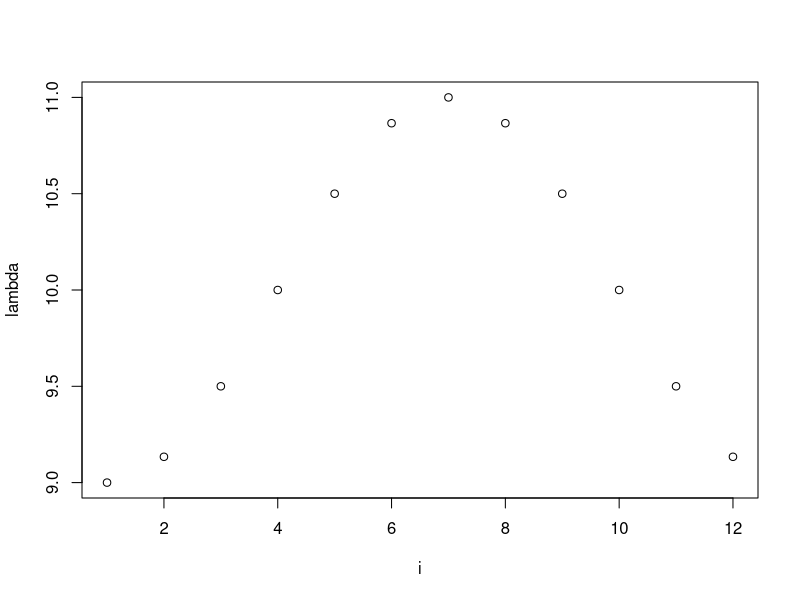
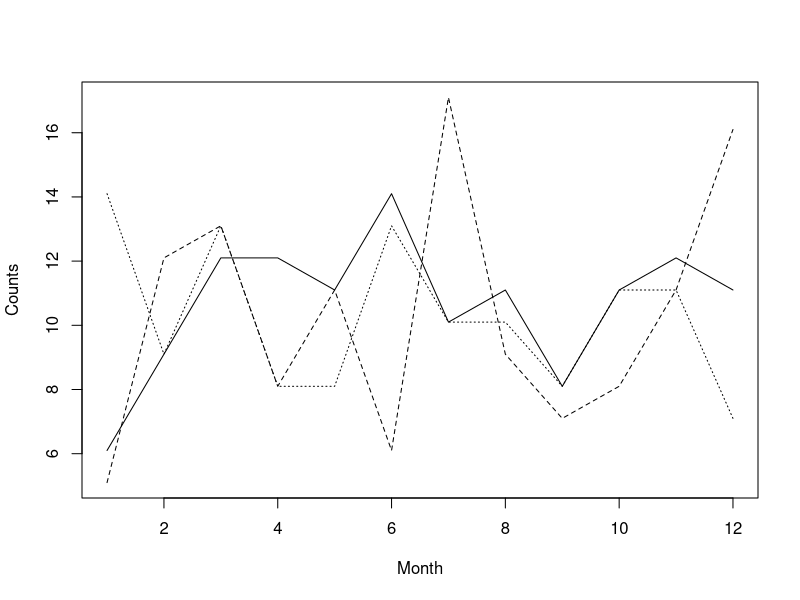
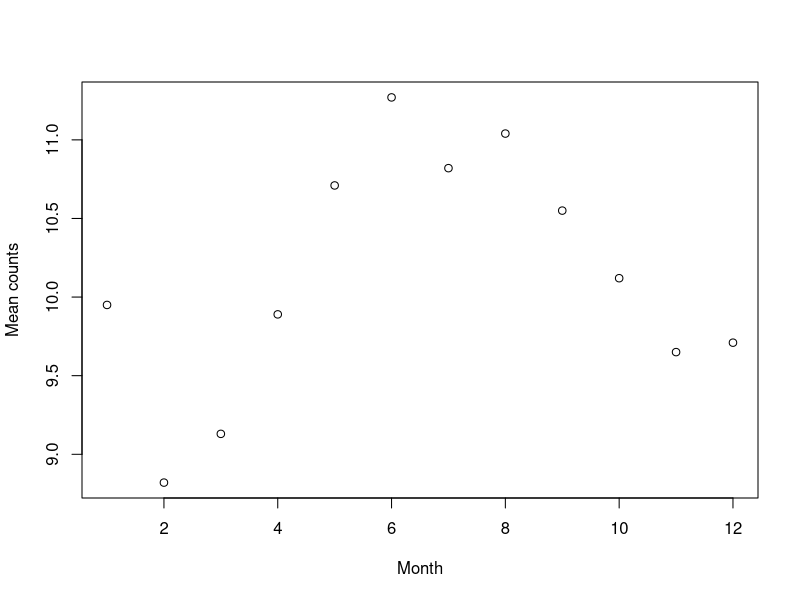
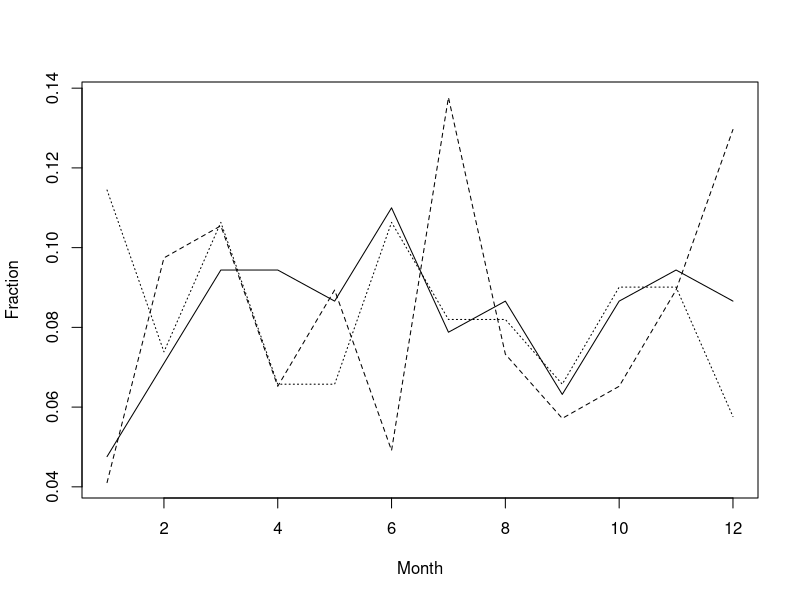
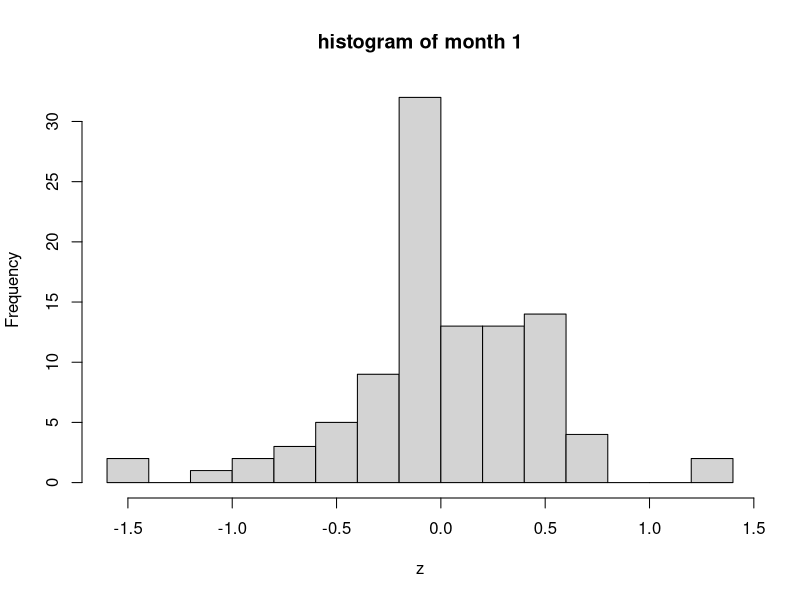
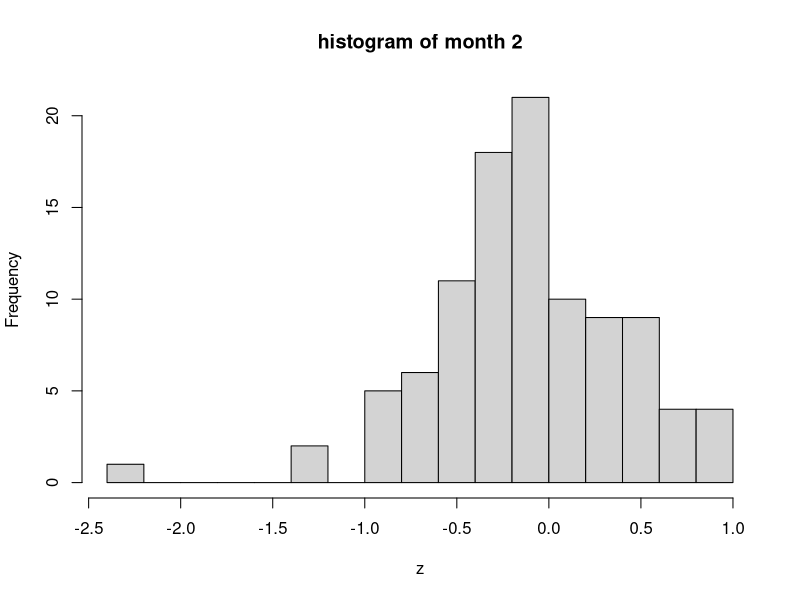
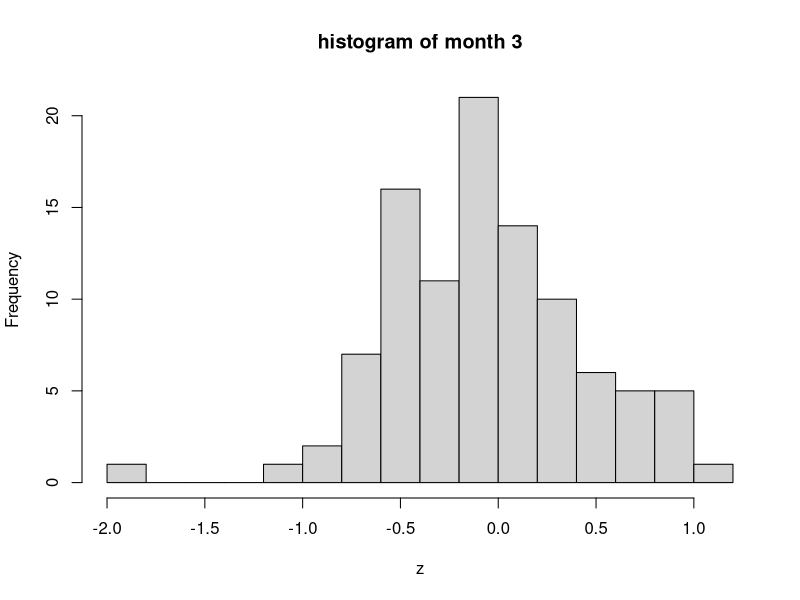
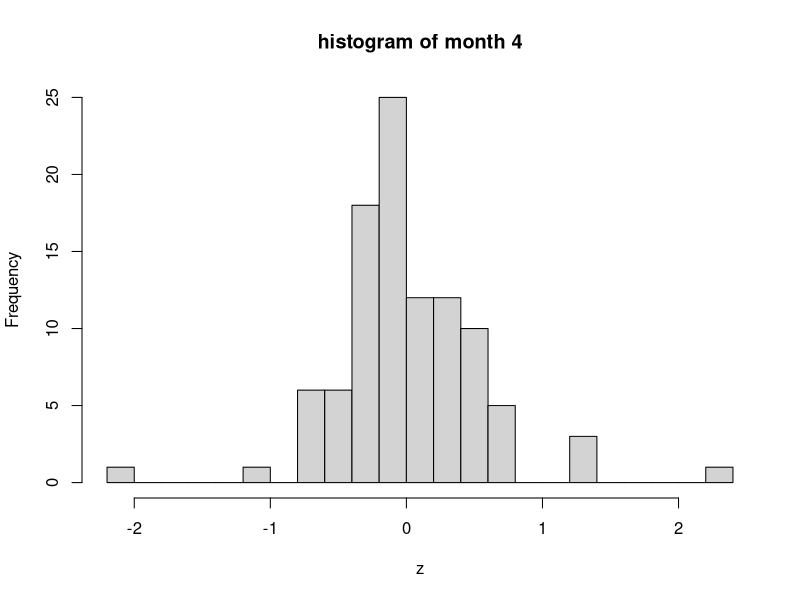

Recreate these plots in R, in order.
## ---- chunk 1
i <- 1:12
lambda <- 10.0 - cos((i-1)/6 * pi)
plot(i, lambda)
## ---- chunk 2
set.seed(8675309)
counts <- matrix(0.1 + rpois(1200, lambda=lambda), ncol=12, byrow=TRUE)
x <- t(apply(counts, 1, function(x){x/sum(x)}))
## ---- chunk 3
plot(i, counts[2,], type='l', lty=2, xlab='Month', ylab='Counts')
lines(i, counts[1,], lty=1)
lines(i, counts[3,], lty=3)
## ---- chunk 4
mc <- apply(counts, 2, mean)
plot(i, mc, xlab='Month', ylab='Mean counts')
## ---- chunk 5
plot(i, x[2,], type='l', lty=2, xlab='Month', ylab='Fraction')
lines(i, x[1,], lty=1)
lines(i, x[3,], lty=3)
## ---- chunk 6
sminv <- function(x) {x0 <- x[length(x)]; log(x/x0)}
z <- t(apply(x, 1, sminv))
## ---- chunk 7
swtest <- function(m) {tr <- apply(m, 2, shapiro.test); sapply(tr, function(x) {x$p.value > 0.05})}
## ---- chunk 8
swtest(counts)
## ---- chunk 9
swtest(x)
## ---- chunk 10
swtest(z[,1:11])
## ---- chunk 11
for(i in 1:11) {
  hist(z[,i], breaks=20, main=paste('histogram of month', i), xlab='z')
}
## ---- chunk 12
## Create a log-likelihood function.  The parameters for the function are:
##  c(mu, logsig, df)
##  mu - the center of the distribution
##  logsig - log of the scale parameter
##  df - number of degrees of freedom in the underlying t-distribution
##
## To create the function, pass in a set of z-values.
make_llfun <- function(z) {
  function(p) {
    mu <- p[1]
    logsig <- p[2]
    sig <- exp(logsig)
    df <- p[3]
    
    zz <- (z-mu)/sig
    ll <- dt(zz, df=df, log=TRUE) - logsig
    ## return negative of the sum, so that function can be used with optim
    -sum(ll)
  }
}

## Create a RNG function from the parameters found by an optimization
make_rfun <- function(p) {
  mu <- p[1]
  sig <- exp(p[2])
  df <- p[3]
  function(n) {
    z <- rt(n, df=df)
    z*sig + mu
  }
}

## Create a density function from the parameters found by an optimization
make_dfun <- function(p) {
  mu <- p[1]
  sig <- exp(p[2])
  df <- p[3]
  function(x, log=FALSE) {
    z <- (x-mu)/sig
    dt(z, df=df)
  }
}
## ---- chunk 13
z1 <- z[,1]
ll <- make_llfun(z1)
p0 <- c(mean(z1), sd(z1), 10.0)

opt <- optim(p0, ll)
pf <- opt$par
pf[2] <- exp(pf[2])  # convert log-sigma to sigma
pf
## ---- chunk 14
dz1 <- make_dfun(opt$par)
curve(dz1(x), from=-2, to=2)
## ---- chunk 15
rz1 <- make_rfun(opt$par)
nset <- 4
z1sim <- matrix(rz1(nset*100), ncol=nset)
for(i in 1:4) {
  hist(z1sim[,i], breaks = 20, main=paste('Histogram of z1sim[,', i, ']'))
}
## ---- chunk 16
apply(z1sim, 2, function(z1){ks.test(z[,1], z1)})
